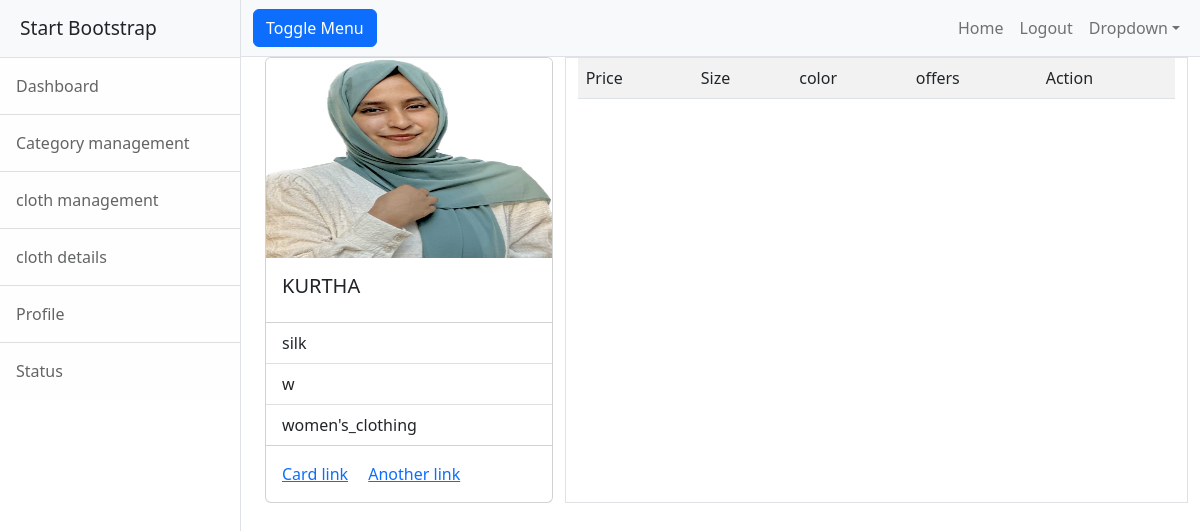
The app's page /cloths/3/ with its own data.
### yousta/models.py (models this page shows, shortened)
class Cloths(models.Model):
    name=models.CharField(max_length=200)#ucb shirt
    options=(
        ("linen","linen"),
        ("cotton","cotton"),
        ("satin","satin"),
        ("nylon","nylon"),
        ("polyster","polyster"),
        ("silk","silk")
    )
    material=models.CharField(max_length=200,choices=options,default="cotton")
    image=models.ImageField(upload_to="images")
    brand=models.CharField(max_length=200)
    category=models.ForeignKey(Category,null=True,on_delete=models.SET_NULL)

class Category(models.Model):
    name=models.CharField(max_length=200,unique=True)
    is_active=models.BooleanField(default=True)
    def __str__(self):
        return self.name

### yousta/views.py (the view)
# urls.py: path("cloths/<int:pk>/",ClothDetailView.as_view(),name="cloth-detail"),
class ClothDetailView(DetailView):
    template_name="yousta/cloth_detail.html"
    model=Cloths
    context_object_name="cloth"

### yousta/templates/yousta/cloth_detail.html (shortened to what this page needs)
{%extends 'yousta/base.html'%}
{%block body_block%}
<div class="container">
  <div class="row">
      <div class="col-4">
          <div class="card" style="width:100%">
              <img src="{{cloth.image.url}}" class="card-img-top" alt="..." height="200px">
              <div class="card-body">
                <h5 class="card-title">{{cloth.name}}</h5>
              </div>
              <ul class="list-group list-group-flush">
                <li class="list-group-item">{{cloth.material}}</li>
                <li class="list-group-item">{{cloth.brand}}</li>
                <li class="list-group-item">{{cloth.category}}</li>
              </ul>
              <div class="card-body">
                <a href="#" class="card-link">Card link</a>
                <a href="#" class="card-link">Another link</a>
              </div>
            </div>
      </div>
      <div class="col-8 border boredr-dark">
         <table class="table table-striped">
          <tr>
              <td>Price</td>
              <td>Size</td>
              <td>color</td>
              <td>offers</td>
              <td>Action</td>
          </tr>
         </table>
      </div>
  </div>
</div>
{%endblock%}

### records on screen
Cloths: image (picture), name "KURTHA", material "silk", brand "w", category "women's_clothing"
